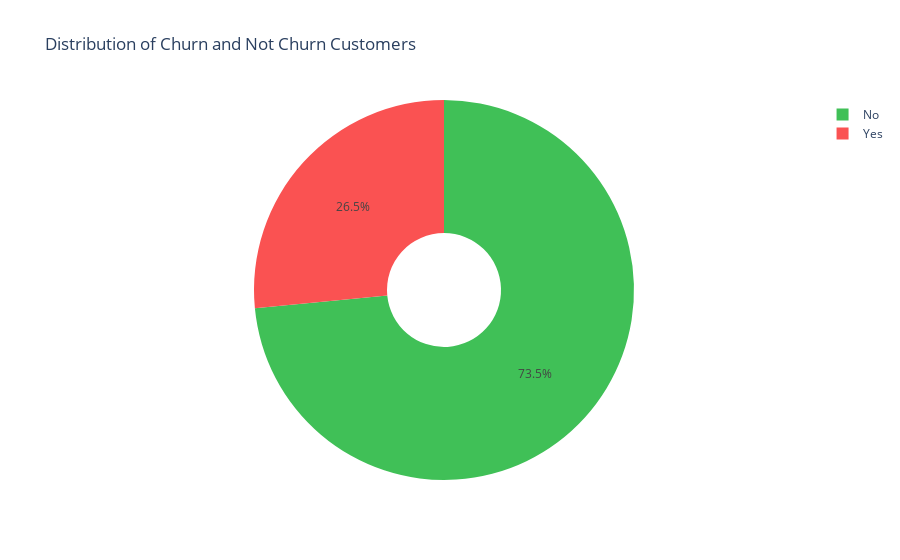

Write notebook code for a chart like this one.
### Code cell
# Pie chart to see the distribution of churn and not churn customers
fig = pie_chart(df, feature="Churn Label", colors=[green, red], hole=0.3, title="Distribution of Churn and Not Churn Customers")

fig.show()

### Figure 1 — Plotly figure (JSON) as saved in the notebook; plotly's stock layout.template omitted (floating-point values rounded to 4 significant figures)
{"data": [{"domain": {"x": [0, 1], "y": [0, 1]}, "hole": 0.3, "hovertemplate": "Churn Label=%{label}<br>Total Count=%{value}<extra></extra>", "labels": ["No", "Yes"], "legendgroup": "", "name": "", "showlegend": true, "type": "pie", "values": [5174, 1869]}], "layout": {"legend": {"tracegroupgap": 0}, "piecolorway": ["#40c057", "#fa5252"], "title": {"text": "Distribution of Churn and Not Churn Customers"}}}
